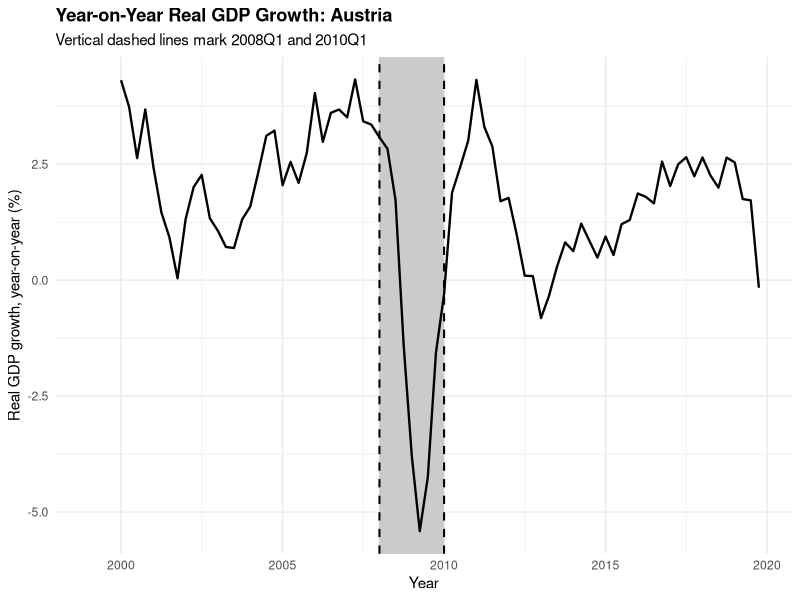
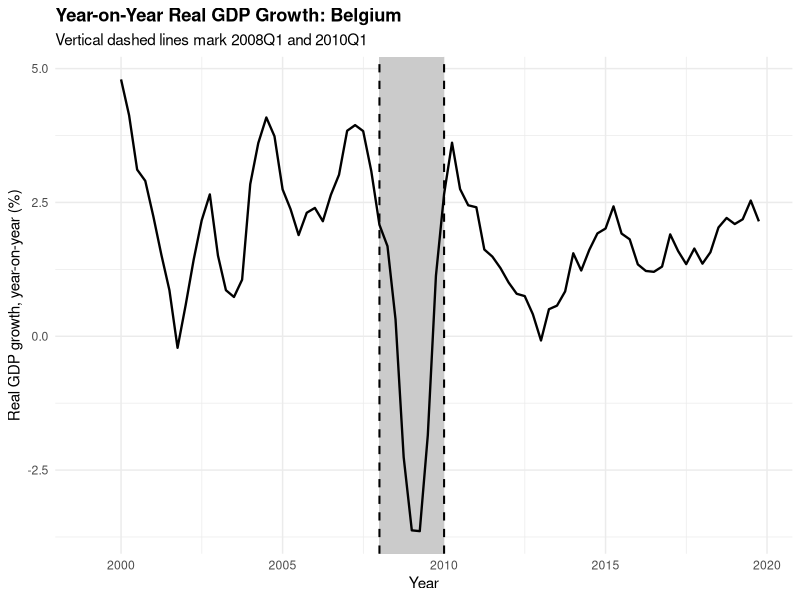
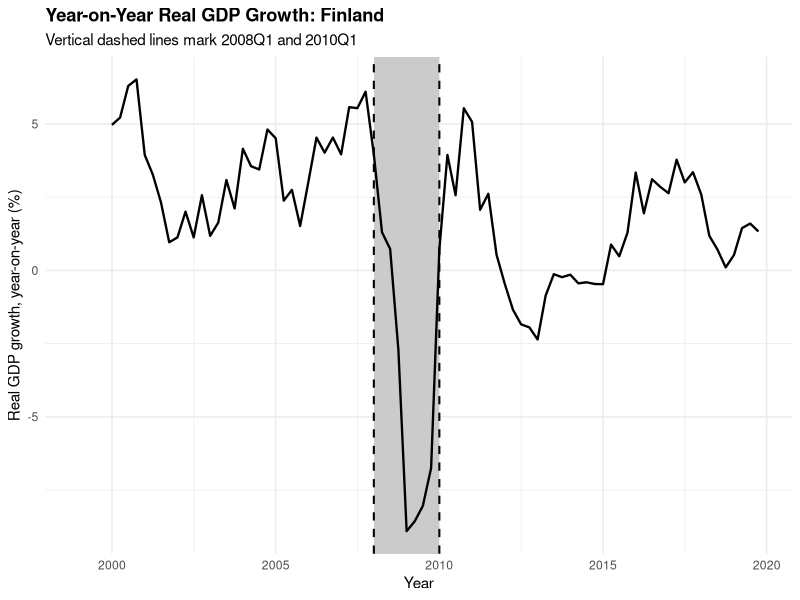
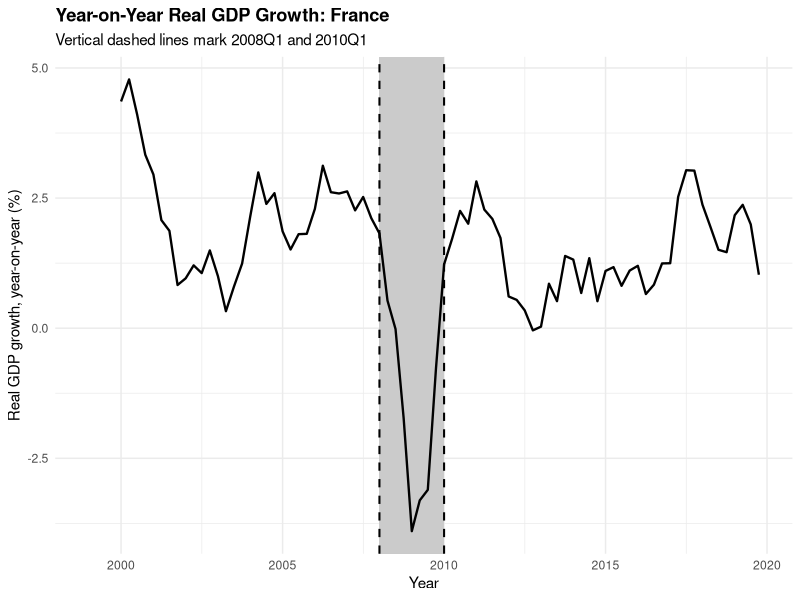
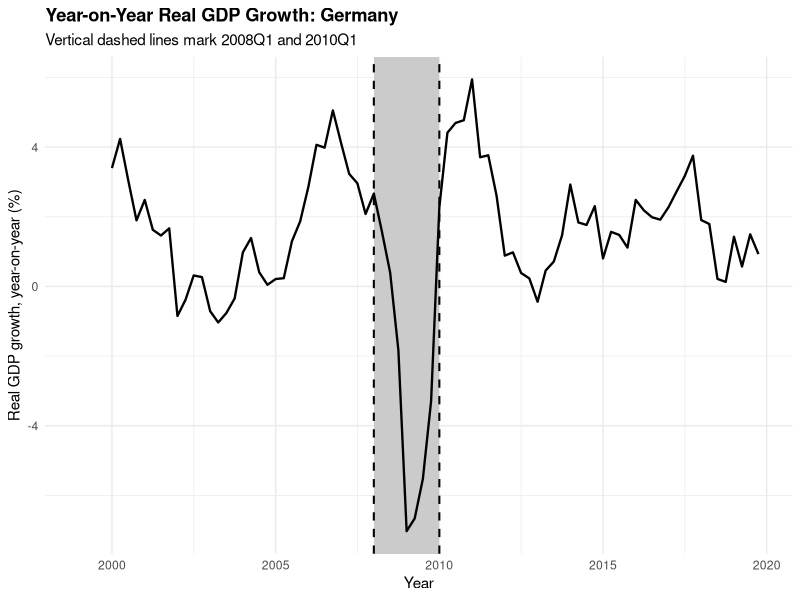
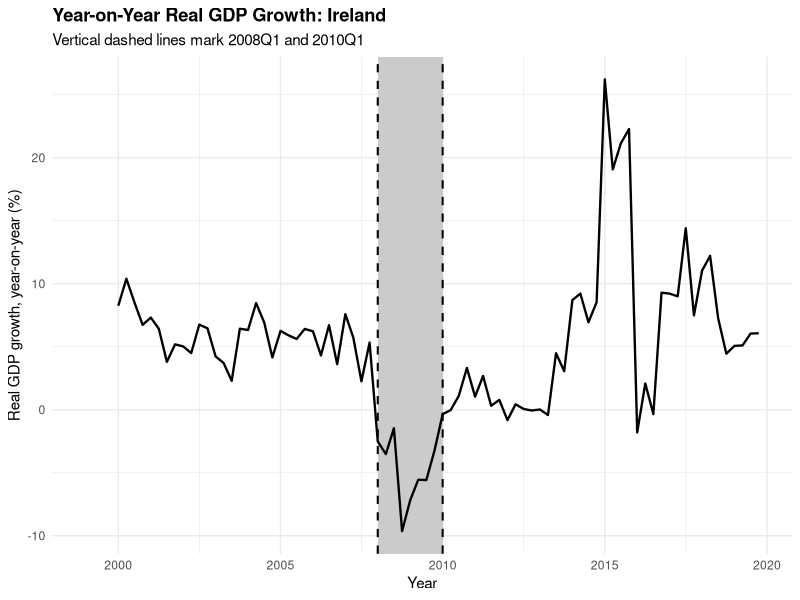
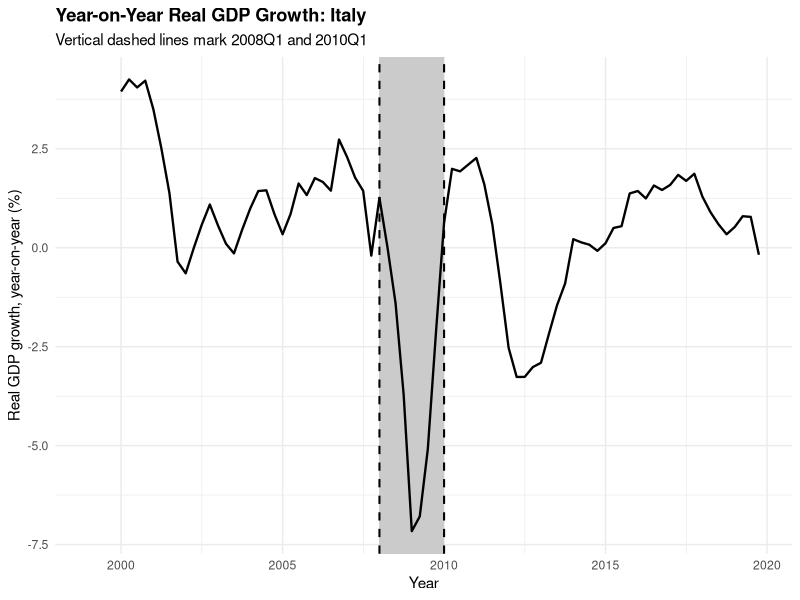
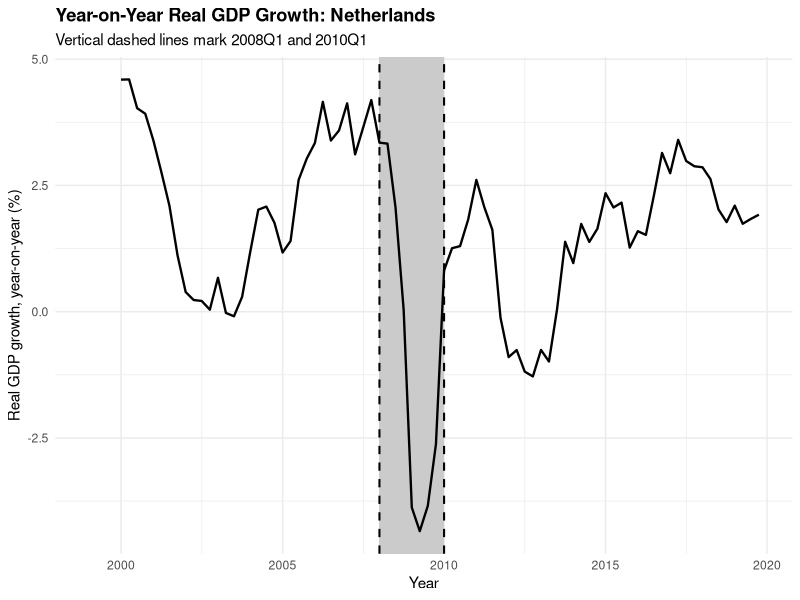

These figures' R source, in order:
# ================================
# GDP Growth Analysis: 1999–2019
# ================================

# Install packages if needed
install.packages(c("tidyverse", "lubridate", "scales", "knitr"))

library(tidyverse)
library(lubridate)
library(scales)
library(knitr)

# ----------------
# 1. Load the data
# ----------------

gdps <- read_csv("gdps.csv")

# Rename FRED series codes to country names
gdps <- gdps %>%
  rename(
    date = observation_date,
    Austria = NAEXKP01ATQ189S,
    Belgium = NAEXKP01BEQ189S,
    Finland = NAEXKP01FIQ189S,
    France = NAEXKP01FRQ189S,
    Germany = NAEXKP01DEQ189S,
    Ireland = NAEXKP01IEQ189S,
    Italy = NAEXKP01ITQ189S,
    Netherlands = NAEXKP01NLQ189S,
    Portugal = NAEXKP01PTQ652S,
    Spain = NAEXKP01ESQ652S
  ) %>%
  mutate(date = as.Date(date)) %>%
  filter(date >= as.Date("1999-01-01"),
         date <= as.Date("2019-10-01"))

# -------------------------------
# 2. Convert to long/tidy format
# -------------------------------

gdp_long <- gdps %>%
  pivot_longer(
    cols = -date,
    names_to = "country",
    values_to = "real_gdp"
  )

# ------------------------------------------------------
# 3. Calculate year-on-year real GDP growth per country
# ------------------------------------------------------
# Formula:
# growth = ((GDP_t / GDP_t-4) - 1) * 100

gdp_growth <- gdp_long %>%
  arrange(country, date) %>%
  group_by(country) %>%
  mutate(
    yoy_growth = ((real_gdp / lag(real_gdp, 4)) - 1) * 100
  ) %>%
  ungroup()

# ----------------------------------------
# 4. Define Great Recession period
# ----------------------------------------

recession_start <- as.Date("2008-01-01")  # 2008Q1
recession_end   <- as.Date("2010-01-01")  # 2010Q1

gdp_growth <- gdp_growth %>%
  mutate(
    period = ifelse(
      date >= recession_start & date <= recession_end,
      "Great Recession",
      "Other years"
    )
  )

# -----------------------------------------------------
# 5. Chart: GDP growth for each country, separate plots
# -----------------------------------------------------

# Create a folder for the country charts
dir.create("country_gdp_growth_charts", showWarnings = FALSE)

# Get list of countries
countries <- unique(gdp_growth$country)

# Loop through each country and create/save one chart per country
for (c in countries) {
  
  country_data <- gdp_growth %>%
    filter(country == c)
  
  country_chart <- ggplot(country_data, aes(x = date, y = yoy_growth)) +
    geom_rect(
      aes(xmin = recession_start, xmax = recession_end, ymin = -Inf, ymax = Inf),
      fill = "grey80",
      alpha = 0.4,
      inherit.aes = FALSE
    ) +
    geom_line(linewidth = 0.8) +
    geom_vline(xintercept = recession_start, linetype = "dashed", linewidth = 0.7) +
    geom_vline(xintercept = recession_end, linetype = "dashed", linewidth = 0.7) +
    labs(
      title = paste("Year-on-Year Real GDP Growth:", c),
      subtitle = "Vertical dashed lines mark 2008Q1 and 2010Q1",
      x = "Year",
      y = "Real GDP growth, year-on-year (%)"
    ) +
    theme_minimal() +
    theme(
      plot.title = element_text(face = "bold")
    )
  
  # Print chart in RStudio
  print(country_chart)
  
  # Save chart as PNG
  ggsave(
    filename = paste0("country_gdp_growth_charts/", c, "_gdp_growth_chart.png"),
    plot = country_chart,
    width = 10,
    height = 6,
    dpi = 300
  )
}

# -----------------------------------------------------
# 6. Average GDP growth across all 10 countries
# -----------------------------------------------------

average_growth <- gdp_growth %>%
  group_by(date) %>%
  summarise(
    average_yoy_growth = mean(yoy_growth, na.rm = TRUE),
    .groups = "drop"
  )

average_growth_chart <- ggplot(average_growth, aes(x = date, y = average_yoy_growth)) +
  geom_rect(
    aes(xmin = recession_start, xmax = recession_end, ymin = -Inf, ymax = Inf),
    fill = "grey80",
    alpha = 0.4,
    inherit.aes = FALSE
  ) +
  geom_line(linewidth = 1) +
  geom_vline(xintercept = recession_start, linetype = "dashed", linewidth = 0.7) +
  geom_vline(xintercept = recession_end, linetype = "dashed", linewidth = 0.7) +
  labs(
    title = "Average Year-on-Year Real GDP Growth Across 10 Countries",
    subtitle = "Average of Austria, Belgium, Finland, France, Germany, Ireland, Italy, Netherlands, Portugal, and Spain",
    x = "Year",
    y = "Average real GDP growth, year-on-year (%)"
  ) +
  theme_minimal() +
  theme(
    plot.title = element_text(face = "bold")
  )

print(average_growth_chart)

ggsave(
  "average_gdp_growth_chart.png",
  average_growth_chart,
  width = 10,
  height = 6,
  dpi = 300
)

# -----------------------------------------------------
# 7. Summary table: recession vs other years
# -----------------------------------------------------

summary_table <- gdp_growth %>%
  filter(!is.na(yoy_growth)) %>%
  group_by(country, period) %>%
  summarise(
    average_growth = mean(yoy_growth, na.rm = TRUE),
    .groups = "drop"
  ) %>%
  pivot_wider(
    names_from = period,
    values_from = average_growth
  ) %>%
  mutate(
    difference = `Great Recession` - `Other years`
  ) %>%
  arrange(difference)

# Add average row for all countries
average_row <- gdp_growth %>%
  filter(!is.na(yoy_growth)) %>%
  group_by(period) %>%
  summarise(
    average_growth = mean(yoy_growth, na.rm = TRUE),
    .groups = "drop"
  ) %>%
  pivot_wider(
    names_from = period,
    values_from = average_growth
  ) %>%
  mutate(
    country = "Average of 10 countries",
    difference = `Great Recession` - `Other years`
  ) %>%
  select(country, `Great Recession`, `Other years`, difference)

summary_table_final <- bind_rows(summary_table, average_row) %>%
  mutate(
    across(
      c(`Great Recession`, `Other years`, difference),
      ~ round(.x, 2)
    )
  )

# Print normal table
print(summary_table_final)

# Print markdown table
kable(
  summary_table_final,
  format = "markdown",
  col.names = c(
    "Country",
    "Avg. growth during 2008Q3–2010Q1 (%)",
    "Avg. growth during other years (%)",
    "Difference, recession minus other years"
  )
)

# Save table as CSV
write_csv(summary_table_final, "gdp_growth_summary_table.csv")

# -----------------------------------------------------
# 8. Optional: save full growth dataset
# -----------------------------------------------------

write_csv(gdp_growth, "gdp_growth_full_dataset.csv")
